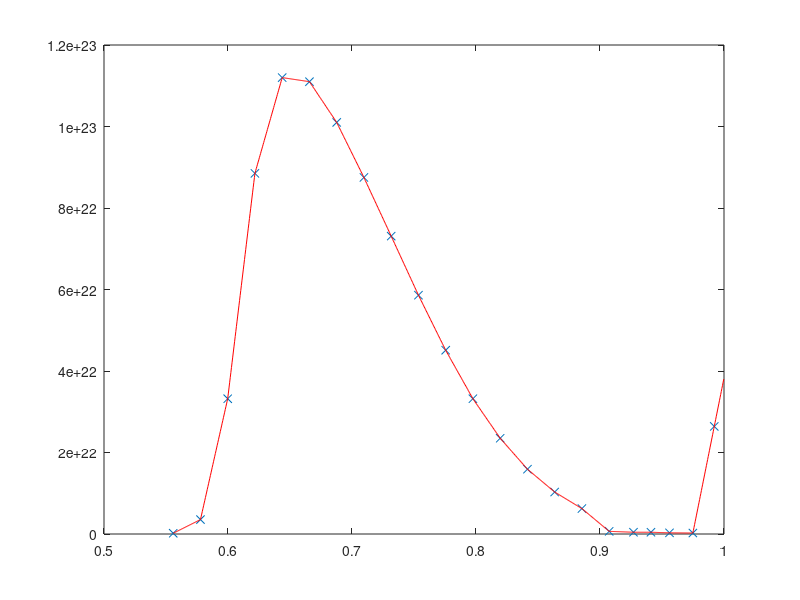

Write the MATLAB code that produced this figure. (Note: this script raises an error after producing the figure.)
mat=[0.186E+21 0.5448
0.354E+22 0.5668
0.332E+23 0.5888
0.885E+23 0.6107
0.112E+24 0.6327
0.111E+24 0.6547
0.101E+24 0.6767
0.875E+23 0.6986
0.731E+23 0.7206
0.586E+23 0.7426
0.451E+23 0.7646
0.332E+23 0.7865
0.235E+23 0.8085
0.159E+23 0.8305
0.103E+23 0.8525
0.624E+22 0.8744
0.651E+21 0.8964
0.431E+21 0.9184
0.432E+21 0.9356
0.290E+21 0.9466
0.241E+21 0.9655
0.264E+23 0.9843
];

% values are for the middle of the interval, so shift the x values

len = size(mat,1);
for i=1:size(mat,1)-1
    mat(i,2)=mat(i,2) + 0.5*(mat(i+1,2)-mat(i,2));
    
end
% last point is special
mat(len,2)=mat(len,2) + 0.5*(1.0-mat(len,2));
    
%interpolate
range=mat(1,2):0.0005:1.0;
yi = interp1(mat(:,2), mat(:,1), range,'linear','extrap');

plot(mat(:,2), mat(:,1),'x')
hold on
plot(range, yi, 'r-')



range = (1.0-range)*6371;

format longeng
A=[yi(length(yi):-1:1)' range(length(range):-1:1)']

save radial-visc.txt A -ASCII
